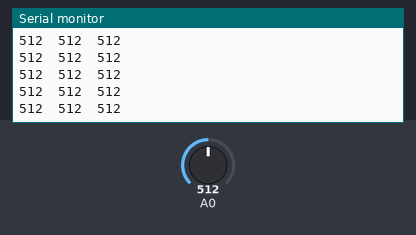
Bench run of a sketch on a simulated Arduino Uno, built with avr-gcc and run on an emulated ATmega328P. Shown: the last lines printed to the serial monitor. The inputs (shaded band) are chosen by the test bench; at power-on: A0 = 512.

Above: at 2.7 s.
2.8 s: A0 set to 993
At 3.3 s:
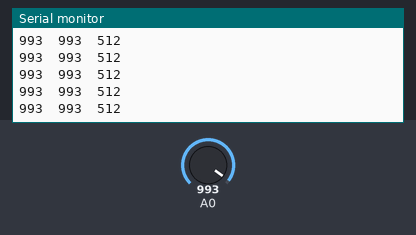
4.3 s: A0 set to 1009
At 4.8 s:
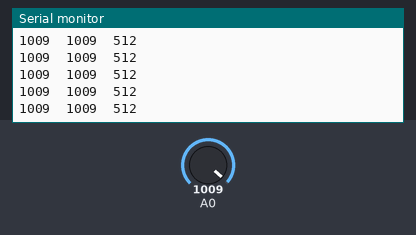
8.8 s: A0 set to 106
At 9.4 s:
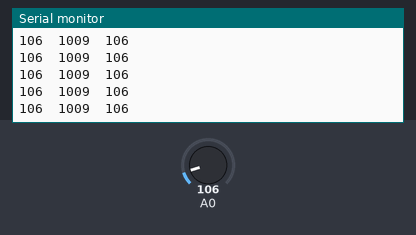
10.3 s: A0 set to 89
At 10.8 s:
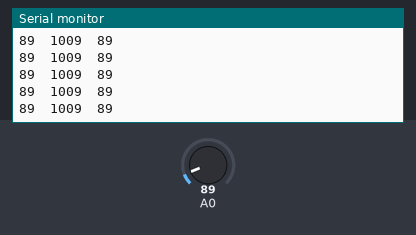
Timing chart, 0 to 12.8 s (numbered marks = the images above; inputs shaded):
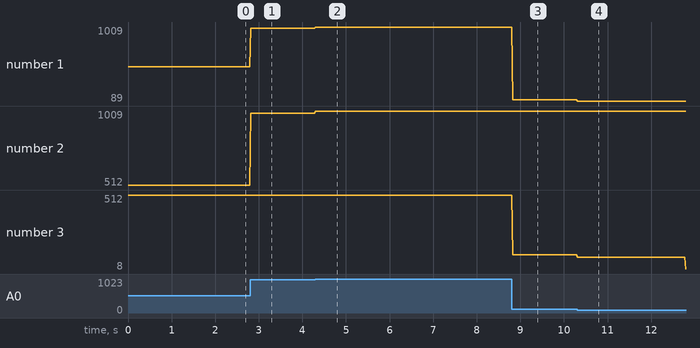

Measured:
- after the input at 2.8 s, the serial monitor: prints a new line at once (image 1)
- after the input at 4.3 s, the serial monitor: prints a new line at once (image 2)
- after the input at 8.8 s, the serial monitor: prints a new line at once (image 3)
- after the input at 10.3 s, the serial monitor: prints a new line at once (image 4)
- plotted number 1: 512 → 993 after the input at 2.8 s, 993 → 1009 after the input at 4.3 s, 1009 → 106 after the input at 8.8 s, 106 → 89 after the input at 10.3 s
- plotted number 2: 512 → 993 after the input at 2.8 s, 993 → 1009 after the input at 4.3 s
- plotted number 3: 512 → 106 after the input at 8.8 s, 106 → 8 after the input at 10.3 s

The sketch:

photo_resistor.ino
```cpp
// (licence header left out)
//------------------------------------------------------------------------------
// GLOBALS
// Globals are places to store information that can be accessed from anywhere
// in your program.
//------------------------------------------------------------------------------


// the darkest color the eyes have ever seen
int xmin, xmax;


//------------------------------------------------------------------------------
// METHODS
// Methods describe how to do a given job.  Some methods can call others.
//------------------------------------------------------------------------------


// setup is called once when the board resets.
void setup() {
  // Phone the computer to report results.  9600 is how fast to talk.
  Serial.begin(9600);
  xmin=1024;
  xmax=0;
}


// loop is called over and over again after setup is done.
void loop() {
  // Read in what the eyes are seeing.
  int x = analogRead(A0);

  // this is a simple example of using if() to make decisions.
  // for more options, read about "if/else" and "switch".
  if(xmax < x) xmax = x;
  if(xmin > x) xmin = x;

  // if we are connected to the computer, spit out important information to explain what is going on.
  Serial.print(x);
  Serial.print("\t");
  Serial.print(xmax);
  Serial.print("\t");
  Serial.print(xmin);
  Serial.print("\n");  // same as Serial.println("");

  // no nothing for a little while
  delay(25);
}


//------------------------------------------------------------------------------
// Copyright (C) 2012 Dan Royer (dan@marginallyclever.com)
// Permission is hereby granted, free of charge, to any person obtaining a
// copy of this software and associated documentation files (the "Software"),
// to deal in the Software without restriction, including without limitation
// the rights to use, copy, modify, merge, publish, distribute, sublicense,
// and/or sell copies of the Software, and to permit persons to whom the
// Software is furnished to do so, subject to the following conditions:
//
// The above copyright notice and this permission notice shall be included in
// all copies or substantial portions of the Software.
//
// THE SOFTWARE IS PROVIDED "AS IS", WITHOUT WARRANTY OF ANY KIND, EXPRESS OR
// IMPLIED, INCLUDING BUT NOT LIMITED TO THE WARRANTIES OF MERCHANTABILITY,
// FITNESS FOR A PARTICULAR PURPOSE AND NONINFRINGEMENT. IN NO EVENT SHALL THE
// AUTHORS OR COPYRIGHT HOLDERS BE LIABLE FOR ANY CLAIM, DAMAGES OR OTHER
// LIABILITY, WHETHER IN AN ACTION OF CONTRACT, TORT OR OTHERWISE, ARISING
// FROM, OUT OF OR IN CONNECTION WITH THE SOFTWARE OR THE USE OR OTHER
// DEALINGS IN THE SOFTWARE.
//------------------------------------------------------------------------------
```
